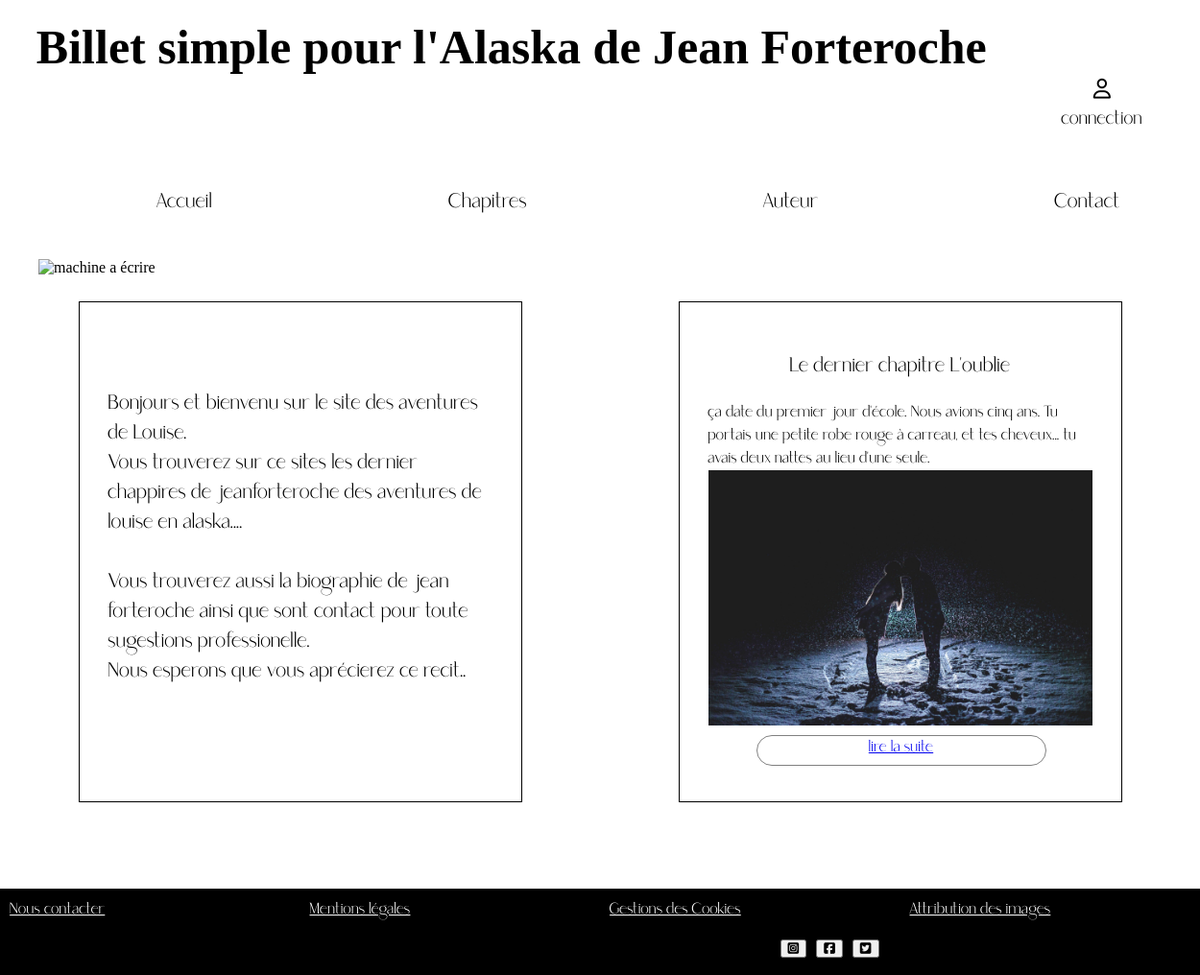
The page / on the database its author committed.
### tables this page shows
CREATE TABLE `chapitre` (
  `ID` int(255) NOT NULL,
  `chapitrenumber` int(11) NOT NULL,
  `chapitre-titre` text NOT NULL,
  `resumer` text NOT NULL,
  `chapitre-text` text NOT NULL,
  `images` text NOT NULL,
  `brouillon` tinyint(1) NOT NULL
);

### controller/front-end/controller.php (called while the page is built, shortened)
<?php
function directionaccueil()
{
require('Model/front-end/accueil.php');
$instanceclasse2 = new modelaccueil();
$databd2 = $instanceclasse2-> connexionbdaccueil() ;
require('view/front-end/accueil.php');
}
?>

### Model/front-end/accueil.php (called while the page is built)
<?php
class modelaccueil {
    public function connexionbdaccueil() {
    require('Model/front-end/connexion.php');
    $reponse = $bdd->query('SELECT * FROM Chapitre ORDER BY ID DESC LIMIT 0,1');
    $reponse->execute();
            $data = $reponse->fetchAll();
            return $data;
            $rereponseq->cloreCursor();}
    }
?>

### view/front-end/accueil.php (the view, shortened to what this page needs)
<section id="main">
			<figure><img src="images/typing.jpg" alt="machine a écrire" id="slider"></figure>
   		</section>
		   <section id="content">
			   <div id="description"><p id="descriptionacueil">Bonjours et bienvenu sur le site des aventures de Louise.<br>Vous trouverez sur ce sites les dernier chappires de jeanforteroche des aventures de louise en alaska....<br><br>Vous trouverez aussi la biographie de jean forteroche ainsi que sont contact pour toute sugestions professionelle.<br>Nous esperons que vous aprécierez ce recit..</div>
			   <?php  foreach ($databd2 as $donnees) : ?>
			   <div id="lastchapter"><h3>Le dernier chapitre <?php echo $donnees['chapitre-titre']?><?php echo $donnees['chapitre-number']?></h3><?php echo $donnees['resumer']?>
			   <img src="<?php echo $donnees['images']?>" alt="illustrationchapitre" id="illustrationchapitre">
			   <?php $identite=$donnees['ID']?>
			   <div id="btn-submit"><a id="suite"href="index.php?action=chapitre&id=<?php echo "$identite"?>">lire la suite</a></li></div></div>
				<?php endforeach; ?>
		   </section>
<?php require('template.php'); ?>

### style.css (style rules this page uses)
html, body { margin: 0; padding: 0; width: 100%; height: 100%; }
#main { display: block; margin-top: 180px; }
#btn-submit { display: block; font-family: "Saudagar"; width: 300px; height: 30px; margin: auto; margin-bottom: 10px; border-radius: 30px; }
#illustrationchapitre { display: flex; width:400px ; }
#slider { display: flex; width: 100%; margin-top:80px; }
p { display: block; font-family: Saudagar; margin: auto; }
#suite { text-align: center; display: block; font-family: "Saudagar"; width: 300px; height: 30px; margin: auto; margin-top: 10px; margin-bottom: 10px; border-radius: 30px; border-width:1px; border-style:solid; border-color:grey; }
h3 { font-family: Saudagar; font-size: 1.3em; display: flex; justify-content: center; font-weight : normal; }
#content { display: flex; justify-content: space-around; flex-wrap: wrap; }
#lastchapter { display: block; height: 460px; top: -420px; margin-left :40px; font-family: Saudagar; width: 400px; margin: 10px; padding: 30px; border-width:1px; border-style:solid; border-color:black; overflow: scroll; }
#descriptionacueil { display: block; margin-top:60px; font-size: 1.3em; }
#description { display: block; height: 460px; width: 400px; margin: 10px; padding: 30px; border-width:1px; border-style:solid; border-color:black; overflow: scroll; }

### rows shown on the page
chapitre: value "L'oublie", resumer "ça date du premier jour d'école. Nous avions cinq ans. Tu portais une petite robe rouge à carreau, et tes cheveux... tu avais deux nattes au lieu d'une seule.", images (picture)
